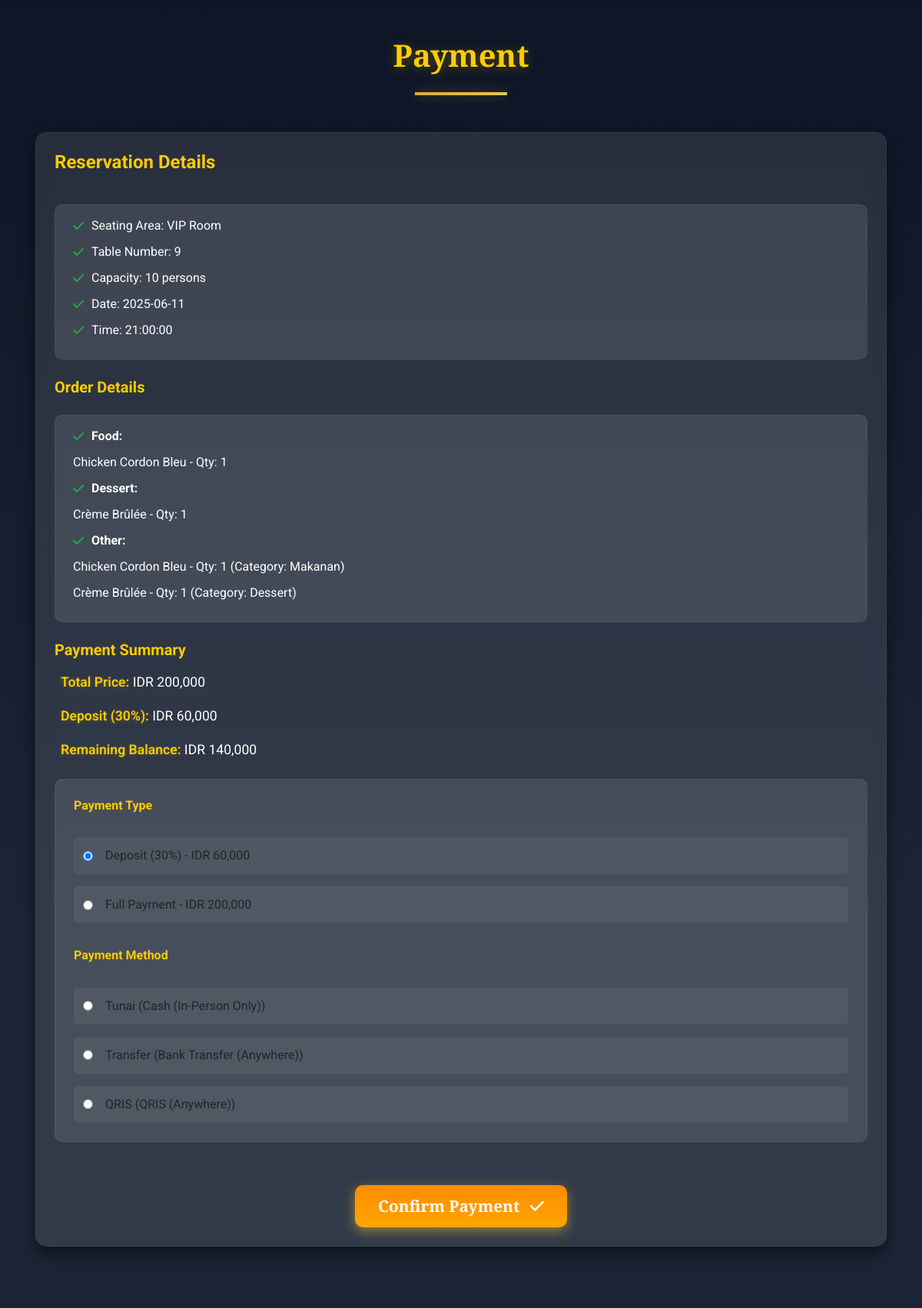
Page /pages/pembayaran.php?id_reservasi=3 (signed in) on the committed database.
### tables this page shows
CREATE TABLE `area` (
  `id_area` int(11) NOT NULL,
  `nama_area` varchar(255) NOT NULL,
  `deskripsi` text DEFAULT NULL,
  `kapasitas` int(11) NOT NULL,
  `tersedia` tinyint(1) DEFAULT 1,
  `id_admin` int(11) DEFAULT NULL,
  `gambar_area` varchar(255) DEFAULT NULL,
  `nomor_meja` varchar(50) DEFAULT NULL
);

CREATE TABLE `reservasi` (
  `id_reservasi` int(11) NOT NULL,
  `id_customer` int(11) DEFAULT NULL,
  `tanggal` date DEFAULT NULL,
  `waktu` time NOT NULL DEFAULT '00:00:00',
  `jumlah_orang` int(11) DEFAULT NULL,
  `lokasi_meja` varchar(50) DEFAULT NULL,
  `payment_status` enum('Pending Payment','Deposit Paid','Fully Paid','Cancelled') DEFAULT 'Pending Payment',
  `catatan_tambahan` text DEFAULT NULL,
  `id_area` int(11) DEFAULT NULL,
  `id_user` int(11) NOT NULL,
  `tanggal_bayar` datetime DEFAULT NULL
);

CREATE TABLE `pesanan` (
  `id_pesanan` int(11) NOT NULL,
  `id_reservasi` int(11) DEFAULT NULL,
  `id_menu` int(11) DEFAULT NULL,
  `jumlah` int(11) DEFAULT NULL,
  `catatan` text DEFAULT NULL,
  `status_pesanan` enum('dipesan','dimasak','diantar','selesai') DEFAULT 'dipesan',
  `id_waiter` int(11) DEFAULT NULL,
  `tanggal_pesanan` datetime DEFAULT current_timestamp(),
  `id_area` int(11) DEFAULT NULL,
  `tanggal_pesan` datetime DEFAULT current_timestamp(),
  `tanggal_selesai` datetime DEFAULT NULL
);

CREATE TABLE `menu` (
  `id_menu` int(11) NOT NULL,
  `nama_menu` varchar(100) DEFAULT NULL,
  `deskripsi` text DEFAULT NULL,
  `harga` decimal(10,2) DEFAULT NULL,
  `kategori` varchar(50) DEFAULT NULL,
  `gambar_menu` varchar(255) DEFAULT NULL,
  `tersedia` tinyint(100) DEFAULT NULL,
  `id_admin` int(11) DEFAULT NULL,
  `stok` int(11) NOT NULL DEFAULT 0
);

CREATE TABLE `pembayaran` (
  `id_pembayaran` int(11) NOT NULL,
  `id_reservasi` int(11) DEFAULT NULL,
  `total_tagihan` decimal(10,2) DEFAULT NULL,
  `metode_bayar` enum('tunai','transfer','qris') DEFAULT NULL,
  `tanggal_bayar` datetime DEFAULT NULL,
  `id_kasir` int(11) DEFAULT NULL,
  `jumlah_dibayar` decimal(10,2) DEFAULT 0.00,
  `status_payment` enum('Pending Payment','Deposit Paid','Fully Paid','Cancelled') NOT NULL
);

### pages/pembayaran.php (the view, shortened to what this page needs)
<?php
include '../includes/config.php';
$user_id = intval($_SESSION['id_user']);
$reservation_id = intval($_GET['id_reservasi']);
$stmt = $conn->prepare("SELECT * FROM reservasi WHERE id_reservasi = ? AND id_user = ?");
$stmt->bind_param("ii", $reservation_id, $user_id);
$stmt->execute();
$reservation = $stmt->get_result()->fetch_assoc();
$stmt = $conn->prepare("SELECT nama_area FROM area WHERE id_area = ?");
$stmt->bind_param("i", $reservation['id_area']);
$stmt->execute();
$nama_area = $stmt->get_result()->fetch_assoc()['nama_area'] ?? 'Not specified';
$nomor_meja = $reservation['lokasi_meja'];
$kapasitas = $reservation['jumlah_orang'];
$date = $reservation['tanggal'];
$time = $reservation['waktu'];
$stmt = $conn->prepare("SELECT p.id_menu, p.jumlah, m.nama_menu, m.kategori, m.harga
                        FROM pesanan p
                        JOIN menu m ON p.id_menu = m.id_menu
                        WHERE p.id_reservasi = ?");
$stmt->bind_param("i", $reservation_id);
$stmt->execute();
$orders = $stmt->get_result();
$total_price = 0;
$order_details = [];
if ($orders->num_rows > 0) {
    while ($order = $orders->fetch_assoc()) {
        $total_price += $order['harga'] * $order['jumlah'];
        $order_details[] = [
            'nama_menu' => $order['nama_menu'],
            'kategori' => $order['kategori'],
            'jumlah' => $order['jumlah']
        ];
    }
} else {
    $order_details = [];
}
$deposit_percentage = 0.3;
$deposit_amount = $total_price * $deposit_percentage;
$remaining_balance = $total_price - $deposit_amount;
$payment_method = 'Tunai';
$stmt = $conn->prepare("SELECT metode_bayar, status_payment FROM pembayaran WHERE id_reservasi = ?");
$stmt->bind_param("i", $reservation_id);
$stmt->execute();
$pembayaran = $stmt->get_result()->fetch_assoc();
if ($pembayaran) {
    $payment_method = $pembayaran['metode_bayar'] ?? 'Tunai';
}
$payment_methods = [
    'Tunai' => 'Cash (In-Person Only)',
    'Transfer' => 'Bank Transfer (Anywhere)',
    'QRIS' => 'QRIS (Anywhere)'
];
?>
<!DOCTYPE html>
<html lang="en">
<head>
    <link href="https://cdn.jsdelivr.net/npm/bootstrap@5.3.3/dist/css/bootstrap.min.css" rel="stylesheet">
    <link href="https://cdn.jsdelivr.net/npm/aos@2.3.4/dist/aos.css" rel="stylesheet">
    <link rel="stylesheet" href="https://cdnjs.cloudflare.com/ajax/libs/font-awesome/6.0.0/css/all.min.css">
</head>
<body>
    <div class="overlay"></div>
    <section class="container py-5 position-relative">
        <h1 class="section-title" data-aos="zoom-in" data-aos-duration="1000">Payment</h1>
        <div class="row g-4">
            <div class="col-12" data-aos="fade-up">
                <div class="card p-4">
                    <h4 class="text-anchor mb-4">Reservation Details</h4>
                    <div class="checklist">
                        <div class="checklist-item"><i class="fas fa-check"></i> Seating Area: <?php echo htmlspecialchars($nama_area); ?></div>
                        <div class="checklist-item"><i class="fas fa-check"></i> Table Number: <?php echo htmlspecialchars($nomor_meja); ?></div>
                        <div class="checklist-item"><i class="fas fa-check"></i> Capacity: <?php echo htmlspecialchars($kapasitas); ?> persons</div>
                        <div class="checklist-item"><i class="fas fa-check"></i> Date: <?php echo htmlspecialchars($date); ?></div>
                        <div class="checklist-item"><i class="fas fa-check"></i> Time: <?php echo htmlspecialchars($time); ?></div>
                    </div>
                    <h5 class="text-anchor mt-4">Order Details</h5>
                    <div class="checklist">
                        <?php if (!empty($order_details)): ?>
                            <?php
                            $categories = ['makanan' => 'Food', 'minuman' => 'Drink', 'dessert' => 'Dessert'];
                            $uncategorized = [];
                            foreach ($order_details as $item) {
                                if (!in_array($item['kategori'], array_keys($categories))) {
                                    $uncategorized[] = $item;
                                }
                            }
                            foreach ($categories as $cat_key => $cat_name) {
                                $category_items = array_filter($order_details, function($item) use ($cat_key) {
                                    return strtolower($item['kategori']) === strtolower($cat_key);
                                });
                                if (!empty($category_items)) {
                                    echo "<div class='checklist-item'><i class='fas fa-check'></i> <strong>$cat_name:</strong></div>";
                                    foreach ($category_items as $item) {
                                        echo "<div class='checklist-item'>" . htmlspecialchars($item['nama_menu']) . " - Qty: " . htmlspecialchars($item['jumlah']) . "</div>";
                                    }
                                }
                            }
                            if (!empty($uncategorized)) {
                                echo "<div class='checklist-item'><i class='fas fa-check'></i> <strong>Other:</strong></div>";
                                foreach ($uncategorized as $item) {
                                    echo "<div class='checklist-item'>" . htmlspecialchars($item['nama_menu']) . " - Qty: " . htmlspecialchars($item['jumlah']) . " (Category: " . htmlspecialchars($item['kategori']) . ")</div>";
                                }
                            }
                            ?>
                        <?php else: ?>
                            <div class="checklist-item">No items ordered</div>
                        <?php endif; ?>
                    </div>
                    <h5 class="text-anchor mt-4">Payment Summary</h5>
                    <p><strong>Total Price:</strong> IDR <?php echo number_format($total_price, 0); ?></p>
                    <p><strong>Deposit (30%):</strong> IDR <?php echo number_format($deposit_amount, 0); ?></p>
                    <p><strong>Remaining Balance:</strong> IDR <?php echo number_format($remaining_balance, 0); ?></p>
                    <form method="POST" action="" id="paymentForm">
                        <div class="payment-options">
                            <h6 class="text-anchor mb-3">Payment Type</h6>
                            <div class="payment-option">
                                <input type="radio" name="payment_type" value="deposit" id="deposit" checked>
                                <label for="deposit">Deposit (30%) - IDR <?php echo number_format($deposit_amount, 0); ?></label>
                            </div>
                            <div class="payment-option">
                                <input type="radio" name="payment_type" value="full" id="full">
                                <label for="full">Full Payment - IDR <?php echo number_format($total_price, 0); ?></label>
                            </div>
                            <h6 class="text-anchor mt-3 mb-3">Payment Method</h6>
                            <?php foreach ($payment_methods as $method => $description): ?>
                                <div class="payment-option">
                                    <input type="radio" name="payment_method" value="<?php echo htmlspecialchars($method); ?>" id="<?php echo strtolower(str_replace(' ', '_', $method)); ?>" <?php echo $method === $payment_method ? 'checked' : ''; ?>>
                                    <label for="<?php echo strtolower(str_replace(' ', '_', $method)); ?>"><?php echo htmlspecialchars($method); ?> (<?php echo $description; ?>)</label>
                                </div>
                            <?php endforeach; ?>
                        </div>
                        <div class="button-container mt-4" data-aos="fade-up">
                            <button type="submit" class="btn btn-primary" id="submitButton">
                                Confirm Payment <i class="fas fa-check ms-2"></i>
                            </button>
                        </div>
                    </form>
                </div>
            </div>
        </div>
    </section>
</body>
</html>

### pages/pembayaran.php (style rules this page uses)
:root { --primary-gold: #d4af37; --accent-gold: #e6c74a; --dark-bg: #0f172a; --light-bg: #1e293b; --text-light: #ffffff; --text-muted: #d3d4db; --text-highlight: #ffcc00; --shadow: 0 10px 20px rgba(0, 0, 0, 0.5); --glass-bg: rgba(255, 255, 255, 0.1); --button-bg: #ff8c00; --button-bg-hover: #ffa500; --error-bg: #dc3545; --success-bg: #28a745; }
html, body { margin: 0; padding: 0; overflow-x: hidden !important; }
* { box-sizing: border-box; }
body { font-family: 'Roboto', sans-serif; background: linear-gradient(to bottom, var(--dark-bg) 0%, var(--light-bg) 70%); color: var(--text-light); overflow-y: auto; min-height: 100vh; }
.overlay { position: fixed; top: 0; left: 0; width: 100%; height: 100%; background: rgba(0, 0, 0, 0.1); z-index: -1; }
.section-title { font-family: 'Playfair Display', serif; font-size: 2.5rem; font-weight: 900; color: var(--text-highlight); text-shadow: 0 2px 15px rgba(255, 204, 0, 0.3); margin-bottom: 3rem; padding: 0 1rem; text-align: center; position: relative; }
.section-title::after { content: ''; display: block; width: 120px; height: 4px; background: linear-gradient(to right, var(--primary-gold), var(--accent-gold)); margin: 1.5rem auto 0; box-shadow: 0 0 15px rgba(212, 175, 55, 0.4); }
.card { background: var(--glass-bg); backdrop-filter: blur(10px); border: 1px solid rgba(212, 175, 55, 0.1); border-radius: 15px; overflow: hidden; transition: transform 0.5s ease, box-shadow 0.5s ease; box-shadow: var(--shadow); margin-bottom: 2rem; padding: 2rem; max-width: 100%; }
.text-anchor { color: var(--text-highlight); font-weight: 700; }
.checklist { background: var(--glass-bg); border: 1px solid rgba(212, 175, 55, 0.1); border-radius: 10px; padding: 15px; margin-top: 1rem; }
.checklist-item { display: flex; align-items: center; margin-bottom: 10px; padding: 0 0.5rem; color: var(--text-light); }
.checklist-item i { color: var(--success-bg); margin-right: 10px; }
p strong { color: var(--text-highlight); font-weight: 600; text-shadow: 0 1px 5px rgba(255, 204, 0, 0.2); }
p { color: var(--text-light); font-size: 1.1rem; line-height: 1.6; transition: color 0.3s ease; margin: 0.5rem 0; padding: 0 0.5rem; }
.btn-primary { background: linear-gradient(to bottom, var(--button-bg), var(--button-bg-hover)); border: none; color: #fff; border-radius: 10px; padding: 12px 30px; font-family: 'Playfair Display', serif; font-weight: 700; font-size: 1.3rem; transition: all 0.4s ease; box-shadow: 0 5px 15px rgba(212, 175, 55, 0.6); margin: 0 10px; position: relative; overflow: hidden; }
.payment-options { background: var(--glass-bg); border: 1px solid rgba(212, 175, 55, 0.1); border-radius: 10px; padding: 1.5rem; margin-top: 1rem; display: flex; flex-direction: column; gap: 1rem; }
.payment-option { display: flex; align-items: center; padding: 0.75rem; background: rgba(255, 255, 255, 0.05); border-radius: 5px; transition: background 0.3s ease; }
.payment-option input[type="radio"] { margin-right: 1rem; }
.container { padding-bottom: 6rem; min-height: 100vh; display: flex; flex-direction: column; padding: 0 1rem; }
.button-container { margin-top: auto; padding-top: 2rem; text-align: center; position: relative; }

### rows in the picture
area: nama_area "VIP Room"
reservasi: lokasi_meja "9", jumlah_orang "10", tanggal "2025-06-11", waktu "21:00:00"
pesanan: id_menu.nama_menu "Chicken Cordon Bleu", jumlah "1", id_menu.kategori "Makanan"
pesanan: id_menu.nama_menu "Crème Brûlée", jumlah "1", id_menu.kategori "Dessert"
pembayaran: metode_bayar "☐ Tunai (Cash (In-Person Only))", metode_bayar "☐ Transfer (Bank Transfer (Anywh", metode_bayar "☐ QRIS (QRIS (Anywhere))"

### other values in the picture
$cat_name "Food"
$cat_name "Dessert"
$total_price "200,000"
$deposit_amount "60,000"
$remaining_balance "140,000"
$method "Tunai"
$description "Cash (In-Person Only)"
$method "Transfer"
$description "Bank Transfer (Anywhere)"
$method "QRIS"
$description "QRIS (Anywhere)"
